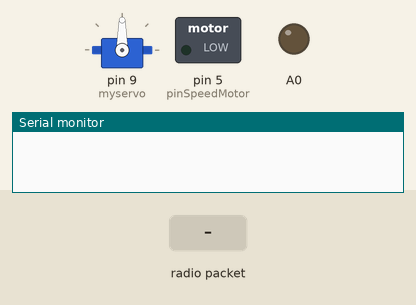
The sketch below on a simulated Arduino Uno, built with avr-gcc and run on an emulated ATmega328P. On the bench: servo, switched loads named in the sketch (green lamp = pin HIGH), output pins drawn as LEDs (lit = HIGH), the last lines printed to the serial monitor. The inputs (shaded band) are chosen by the test bench. No radio packets arrive unless stated.

Above: at 1.3 s.
1.4 s: radio packet "1" arrives
At 2.6 s:
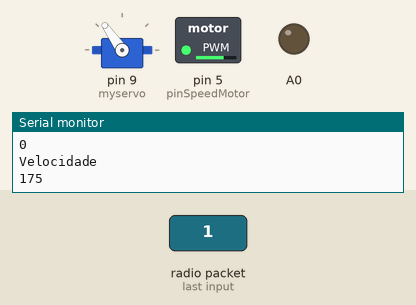
Timing chart, 0 to 4.4 s (numbered marks = the images above; inputs shaded):
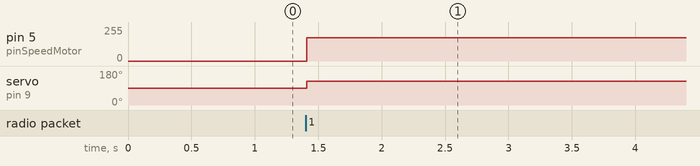

The sketch:

receptor_carro_motor.ino
```cpp
#include <RF24.h>     // Biblioteca com as funções de controle do módulo NRF24.
#include <Servo.h>

uint8_t m_in1 = 4;
uint8_t m_in2 = 6;
uint8_t pinSpeedMotor = 5;

Servo myservo; // Criando um objeto do tipo Servo para controle do Servo Motor

RF24 radio(7, 8);

int speed = 0;

struct dataSctructSend {
  byte xButton = 0;
  byte circleButton = 0;
  byte squareButton = 0;
  byte triangleButton = 0;
  byte l1Button = 0;
  byte l2Button = 0;
  byte l3Button = 0;
  byte r1Button = 0;
  byte r2Button = 0;
  byte r3Button = 0;
  byte analogRX = 0;
  byte analogRY = 0;
  byte analogLX = 0;
  byte analogLY = 0;
  byte upButton = 0;
  byte downButton = 0;
  byte leftButton = 0;
  byte rightButton = 0;
  byte startButton = 0;
  byte selectButton = 0;
};

typedef struct dataSctructSend rfTypeData;
rfTypeData data;

bool headlights = false;

void setup() {
  Serial.begin(115200);
  delay(100);

  // put your setup code here, to run once:
  myservo.attach(9);  // SERVO MOTOR DIREÇÃO

  radio.begin();
  radio.setAutoAck(false);
  radio.setChannel(100);
  radio.setDataRate(RF24_250KBPS);
  radio.setPALevel(RF24_PA_HIGH);
  radio.powerUp();
  radio.openReadingPipe(1, 0xE8E8F0F0E1LL);

  pinMode(A0, OUTPUT);

  radio.startListening();
}

void loop() {
  // put your main code here, to run repeatedly:
  delay(10);
  // Serial.println("Available");
  // Serial.println(radio.available());
  if (radio.available()) {

    radio.read( &data, sizeof(data) );
    Serial.println(data.selectButton);

    int auxLY = 128;
    int auxLX = 128;
    int auxRY = 128;
    int auxRX = 128;

    Serial.println("analogLX");
    Serial.println(data.analogLX);
    if (data.analogLX >= 130) {
      int auxServo = map(data.analogLX, 128, 255, 90, 55);
      myservo.write(auxServo);
    } else if (data.analogLX <= 126) {
      int auxServo = map(data.analogLX, 128, 0, 90, 125);
      myservo.write(auxServo);
    } else {
      myservo.write(90);
    }

    int speed = 0;
    Serial.println("Motor Y");
    Serial.println(data.analogRY);
    Serial.println("R1");
    Serial.println(data.r1Button);
    if (data.r1Button) {
      digitalWrite(m_in1, LOW);
      digitalWrite(m_in2, HIGH);
      Serial.println("R1");
      speed = 120;
    } else if (data.analogRY >= 130) {
      digitalWrite(m_in1, HIGH);
      digitalWrite(m_in2, LOW);
      speed = map(data.analogRY, 128, 255, 0, 175);
      // analogWrite(pinSpeedMotor, speed);
    } else if (data.analogRY <= 126) {
      digitalWrite(m_in1, LOW);
      digitalWrite(m_in2, HIGH);
      speed = map(data.analogRY, 128, 0, 0, 175);
    } else {
      digitalWrite(m_in1, LOW);
      digitalWrite(m_in2, LOW);
    }

    if (data.l1Button && !data.r1Button) {
      speed = 255;
    }

    if (data.selectButton) {
      if (headlights) {
        digitalWrite(A0, HIGH);
      } else {
        digitalWrite(A0, LOW);
      }
      headlights = !headlights;
    }

    analogWrite(pinSpeedMotor, speed);
    Serial.println("Velocidade");
    Serial.println(speed);
  }
}
```

Measured:
- after the input at 1.4 s, pin 5 (pinSpeedMotor): 0/255 → 175/255 at once; servo on pin 9 (myservo): 90° → 125° at once
